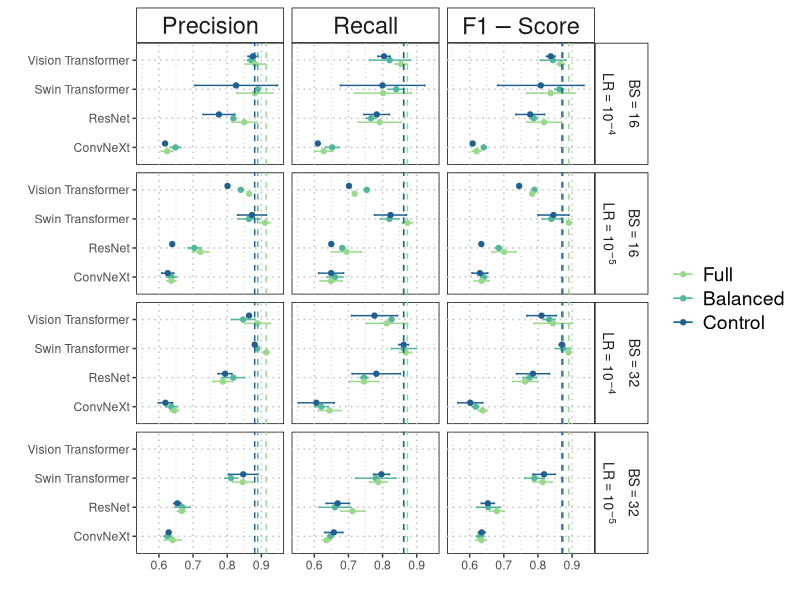

The R source for this figure:
library(data.table)
library(dplyr)
library(tidyr)
library(ggplot2)
library(cowplot)

# Fetch minigrid experiment
minigrid_full = fread("outputs/results_minigrid_full.csv")
minigrid_balanced = fread("outputs/results_minigrid_balanced.csv")
minigrid_control = fread("outputs/results_minigrid_control.csv")
minigrid = rbind(mutate(minigrid_full, dataset = "full"),
                 mutate(minigrid_balanced, dataset = "balanced"),
                 mutate(minigrid_control, dataset = "control"))

# Check order
minigridorder <- data.frame(minigrid[minigrid$labels == "weighted avg",])
minigridorder <- minigridorder[order(minigridorder$f1, decreasing = TRUE),]
minigridorder[1:10,]

aggregate(minigridorder[,8], list(minigridorder[,2]), mean)

# Format minigrid raw data
minigrid_formatted = minigrid %>%
  filter(labels == "weighted avg") %>%
  select(-support, -labels, -run_id) %>%
  mutate(batch_size = paste0("BS = ", batch_size), 
         learning_rate = paste0("LR = ", learning_rate), 
         lr_bs = paste0(batch_size, "\n", learning_rate), 
         lr_bs2 = paste0("atop(", batch_size, ", ", gsub("1e", "10\\^", learning_rate), ")"),
         backbone = case_when(
           backbone == "hf_swt_t" ~ "Swin Transformer", 
           backbone == "hf_resnet" ~ "ResNet", 
           backbone == "hf_cnx2_t" ~ "ConvNeXt", 
           backbone == "hf_vit_g16" ~ "Vision Transformer"
         )) %>%
  pivot_longer(names_to = "metric", values_to = "value", 
               cols = c("precision", "recall", "f1-score")) %>%
  group_by(backbone, batch_size, learning_rate, lr_bs, lr_bs2, dataset, metric) %>%
  summarize(mean = mean(value, na.rm = TRUE), 
            sd = sd(value, na.rm = TRUE), 
            n = n()) %>%
  mutate(lwr = mean - sd, upr = mean + sd)

# Make the plot [Figure 2 - Fig_main_minigrid]
plot_minigrid = minigrid_formatted %>%
  # Fix for configuration with no convergence
  rbind(minigrid_formatted %>% filter(backbone == "Vision Transformer" & 
                                        lr_bs == "BS = 16\nLR = 1e-04" &
                                        dataset == "full") %>% 
          mutate(lr_bs = "BS = 16\nLR = 1e-05", lr_bs2 = "atop(BS = 16, LR = 10^-05)",
                 mean = NA, sd = NA, lwr = NA, upr = NA)) %>%
  mutate(metric = stringr::str_to_title(metric), 
         metric = factor(metric, levels = c("Precision", "Recall", "F1-Score"))) %>% 
  mutate(lr_bs2 = gsub("\\=", "\\=\\=", lr_bs2), 
         lr_bs2 = gsub("BS", "\\'BS\\'", lr_bs2), 
         lr_bs2 = gsub("LR", "\\'LR\\'", lr_bs2)) %>%
  mutate(dataset = factor(stringr::str_to_title(dataset), levels = c(
    "Full", "Balanced", "Control"))) %>%
  ggplot(aes(x = backbone, y = mean, color = dataset))+
  geom_point(stat="identity", position=position_dodge(0.4))+ 
  geom_errorbar(aes(ymin = lwr, ymax = upr), 
                position = position_dodge(.4), width = 0.2) + 
  facet_grid(lr_bs2 ~ metric, labeller = label_parsed) + 
  geom_hline(data = merge(minigrid_formatted %>%
                            group_by(metric, dataset) %>%
                            summarize(maxi = max(mean)) %>%
                            mutate(metric = stringr::str_to_title(metric), 
                                   metric = factor(metric, levels = c(
                                     "Precision", "Recall", "F1-Score")), 
                                   dataset = stringr::str_to_title(dataset)), 
                          data.frame(lr_bs = unique(minigrid_formatted$lr_bs))), 
             aes(yintercept = maxi, color = dataset), 
             linetype = "dashed") + 
  coord_flip() + 
  scale_color_manual(values = c(`Full` = "#99D98C", `Balanced` = "#52B69A", 
                                `Control` = "#1E6091")) +
  xlab("") + ylab("") +
  theme(panel.grid = element_line(colour = "grey", linetype = "dotted"), 
        panel.background = element_rect(color = 'black', fill = 'white'), 
        strip.background = element_rect(color = 'black', fill = 'white'),
        strip.text.x = element_text(size = 17), 
        strip.text.y = element_text(size = 10), 
        legend.key = element_blank(), 
        legend.text = element_text(size = 14), 
        legend.title = element_blank()) 

# Save plot
ggsave("paper/figures/Fig_main_minigrid.pdf", plot_minigrid, width = 20, 
       height = 12, units = "cm", dpi = 600, bg = "white")
